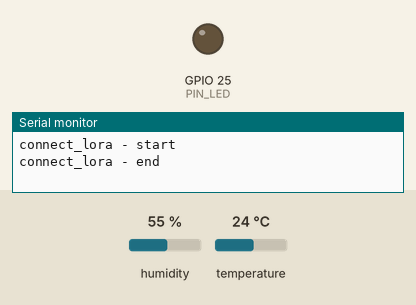
A sketch run on a simulated ESP32. Parts: output pins drawn as LEDs (lit = HIGH), the last lines printed to the serial monitor. Dashed ring = blinking. Inputs (shaded band) come from the test bench; at power-on: humidity 55 %, temperature 24 °C. No radio packets arrive unless stated.

Above: at 0.8 s.
At 4.0 s:
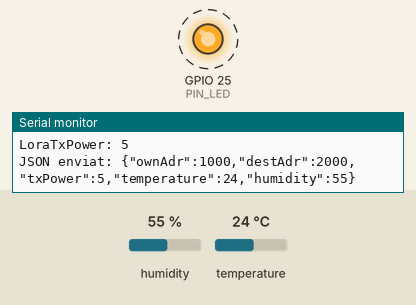
Timing chart, 0 to 4.6 s (numbered marks = the images above):
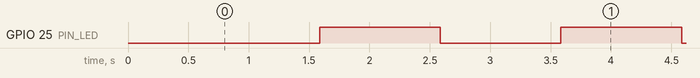

The sketch:

lab2_tx_lora.ino
```cpp
#include <DHT11.h>
#include <LoRa.h>
#include <ArduinoJson.h>


// Create an instance of the DHT11 class i PIN 4
DHT11 dht11(4);

// Define the variables and interval to generate periodic readings.
unsigned long previousMillis = 0;
const long interval = 1000; // 1 seconds in milliseconds

unsigned int LoraTxPower=2;

// Pins LoRa per Heltec WiFi LoRa 32 V2
#define LORA_SCK  5
#define LORA_MISO 19
#define LORA_MOSI 27
#define LORA_SS   18
#define LORA_RST  14
#define LORA_DIO0 26

#define PIN_LED   25

void setup() {
  Serial.begin(115200);  // Millor velocitat per ESP32

  pinMode(PIN_LED, OUTPUT);  // Configura el pin 25 com a sortida
  digitalWrite(PIN_LED, LOW); // Apaga el LED inicialment (opcional)

  // Configura SPI amb els pins personalitzats
  SPI.begin(LORA_SCK, LORA_MISO, LORA_MOSI, LORA_SS);

  LoRa.setPins(LORA_SS, LORA_RST, LORA_DIO0);

  connect_lora();

  LoRa.setSignalBandwidth(125000); // BW de 125 kHz
}

void toggleLED() {
  // Llegeix l'estat actual i posa el contrari
  int state = digitalRead(PIN_LED);
  digitalWrite(PIN_LED, !state);
}


void connect_lora() {
  Serial.println("connect_lora - start");
  if (!LoRa.begin(915E6))
  //if (!LoRa.begin(868E6))
  {
    Serial.println("Starting LoRa failed!");
    while (1);
  }
  Serial.println("connect_lora - end");
}

void MesureAndSendTemperatureAndHumidity()
{
  int temperature = 0;
  int humidity = 0;
  char value_string[100];

  //Do the measure every interval (5s)
  unsigned long currentMillis = millis();
  if (currentMillis - previousMillis >= interval) {
    previousMillis = currentMillis;


    // Attempt to read the temperature and humidity values from the DHT11 sensor.
    int result = dht11.readTemperatureHumidity(temperature, humidity);

    // Check the results of the readings.
    // If the reading is successful, print the temperature and humidity values.
    // If there are errors, print the appropriate error messages.
    if (result == 0) {
        Serial.print("Temperature: ");
        Serial.print(temperature);
        Serial.print(" °C\tHumidity: ");
        Serial.print(humidity);
        Serial.println(" %");


        LoraTxPower++;
        if(LoraTxPower>20)
          LoraTxPower=2;

        //Empaquetem utilitzant JSON
        // Crear objecte JSON
        StaticJsonDocument<128> doc;
        doc["ownAdr"] = 1000;
        doc["destAdr"] = 2000;
        doc["txPower"] = LoraTxPower;
        doc["temperature"] = temperature;
        doc["humidity"] = humidity;

        // Serialitza a una cadena JSON
        char buffer[128];
        size_t n = serializeJson(doc, buffer);


        LoRa.setTxPower(LoraTxPower);
        Serial.print("LoraTxPower: ");
        Serial.println(LoraTxPower);

        // Enviar per LoRa
        LoRa.beginPacket();
        LoRa.write((uint8_t*)buffer, n);
        LoRa.endPacket();

        Serial.print("JSON enviat: ");
        Serial.println(buffer);

        toggleLED();


    } else {
        // Print error message based on the error code.
        Serial.println(DHT11::getErrorString(result));
    }
  }
}


void loop() {
  MesureAndSendTemperatureAndHumidity();
}
```

Measured:
- by itself, GPIO 25 (PIN_LED): alternates HIGH for 1.0 s and LOW for 1.0 s
